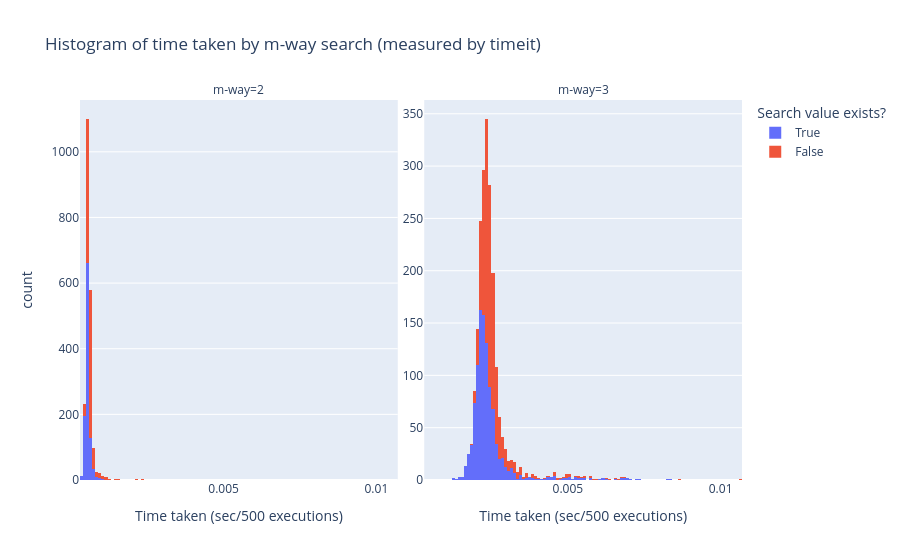

The code cell stored with this chart in its notebook:
### Code cell
fig = px.histogram(
    df.query("n_way == 2 or n_way == 3"), 
    x='time_taken', 
    color='value_present',
    labels = {
        'time_taken': 'Time taken (sec/500 executions)',
        'value_present': 'Search value exists?',
        'n_way': 'm-way'
    },
    title='Histogram of time taken by m-way search (measured by timeit)',
    facet_col="n_way",
    facet_col_spacing=0.04,
)
fig.update_yaxes(matches=None)
fig.for_each_yaxis(lambda yaxis: yaxis.update(showticklabels=True))
fig.show()

### Figure 1 — Plotly figure (JSON) as saved in the notebook; plotly's stock layout.template omitted (floating-point values rounded to 4 significant figures; data arrays with more than 128 entries replaced by an {"elided": "..."} marker saying what was removed)
{"data": [{"alignmentgroup": "True", "bingroup": "x", "hovertemplate": "Search value exists?=True<br>m-way=2<br>Time taken (sec/500 executions)=%{x}<br>count=%{y}<extra></extra>", "legendgroup": "True", "marker": {"color": "#636efa", "pattern": {"shape": ""}}, "name": "True", "offsetgroup": "True", "orientation": "v", "showlegend": true, "type": "histogram", "x": {"elided": "1050 float values"}, "xaxis": "x", "yaxis": "y"}, {"alignmentgroup": "True", "bingroup": "x", "hovertemplate": "Search value exists?=True<br>m-way=3<br>Time taken (sec/500 executions)=%{x}<br>count=%{y}<extra></extra>", "legendgroup": "True", "marker": {"color": "#636efa", "pattern": {"shape": ""}}, "name": "True", "offsetgroup": "True", "orientation": "v", "showlegend": false, "type": "histogram", "x": {"elided": "1050 float values"}, "xaxis": "x2", "yaxis": "y2"}, {"alignmentgroup": "True", "bingroup": "x", "hovertemplate": "Search value exists?=False<br>m-way=2<br>Time taken (sec/500 executions)=%{x}<br>count=%{y}<extra></extra>", "legendgroup": "False", "marker": {"color": "#EF553B", "pattern": {"shape": ""}}, "name": "False", "offsetgroup": "False", "orientation": "v", "showlegend": true, "type": "histogram", "x": {"elided": "1050 float values"}, "xaxis": "x", "yaxis": "y"}, {"alignmentgroup": "True", "bingroup": "x", "hovertemplate": "Search value exists?=False<br>m-way=3<br>Time taken (sec/500 executions)=%{x}<br>count=%{y}<extra></extra>", "legendgroup": "False", "marker": {"color": "#EF553B", "pattern": {"shape": ""}}, "name": "False", "offsetgroup": "False", "orientation": "v", "showlegend": false, "type": "histogram", "x": {"elided": "1050 float values"}, "xaxis": "x2", "yaxis": "y2"}], "layout": {"annotations": [{"font": {}, "showarrow": false, "text": "m-way=2", "x": 0.24, "xanchor": "center", "xref": "paper", "y": 1, "yanchor": "bottom", "yref": "paper"}, {"font": {}, "showarrow": false, "text": "m-way=3", "x": 0.76, "xanchor": "center", "xref": "paper", "y": 1, "yanchor": "bottom", "yref": "paper"}], "barmode": "relative", "legend": {"title": {"text": "Search value exists?"}, "tracegroupgap": 0}, "title": {"text": "Histogram of time taken by m-way search (measured by timeit)"}, "xaxis": {"anchor": "y", "domain": [0, 0.48], "title": {"text": "Time taken (sec/500 executions)"}}, "xaxis2": {"anchor": "y2", "domain": [0.52, 1], "matches": "x", "title": {"text": "Time taken (sec/500 executions)"}}, "yaxis": {"anchor": "x", "domain": [0, 1], "showticklabels": true, "title": {"text": "count"}}, "yaxis2": {"anchor": "x2", "domain": [0, 1], "showticklabels": true}}}
